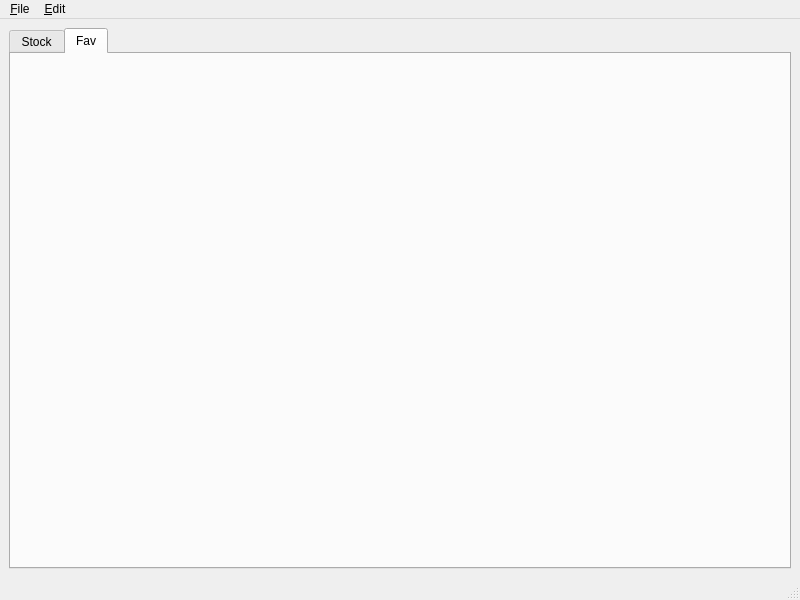
<?xml version="1.0" encoding="UTF-8"?>
<ui version="4.0">
 <class>mainWindow</class>
 <widget class="QMainWindow" name="mainWindow">
  <property name="geometry">
   <rect>
    <x>0</x>
    <y>0</y>
    <width>800</width>
    <height>600</height>
   </rect>
  </property>
  <property name="windowTitle">
   <string>MainWindow</string>
  </property>
  <widget class="QWidget" name="centralwidget">
   <layout class="QVBoxLayout" name="verticalLayout">
    <item>
     <widget class="QTabWidget" name="tabWidget">
      <property name="currentIndex">
       <number>1</number>
      </property>
      <widget class="QWidget" name="stockTab">
       <attribute name="title">
        <string>Stock</string>
       </attribute>
       <layout class="QVBoxLayout" name="verticalLayout_2">
        <property name="leftMargin">
         <number>6</number>
        </property>
        <property name="topMargin">
         <number>6</number>
        </property>
        <property name="rightMargin">
         <number>6</number>
        </property>
        <property name="bottomMargin">
         <number>6</number>
        </property>
        <item>
         <layout class="QHBoxLayout" name="horizontalLayout">
          <property name="topMargin">
           <number>0</number>
          </property>
          <item>
           <spacer name="horizontalSpacer">
            <property name="orientation">
             <enum>Qt::Horizontal</enum>
            </property>
            <property name="sizeHint" stdset="0">
             <size>
              <width>40</width>
              <height>20</height>
             </size>
            </property>
           </spacer>
          </item>
          <item>
           <widget class="QPushButton" name="stockRefreshPB">
            <property name="text">
             <string>Refresh</string>
            </property>
           </widget>
          </item>
         </layout>
        </item>
        <item>
         <widget class="StockFullTable" name="stockFullTable"/>
        </item>
       </layout>
      </widget>
      <widget class="QWidget" name="favTab">
       <attribute name="title">
        <string>Fav</string>
       </attribute>
       <layout class="QVBoxLayout" name="verticalLayout_3">
        <property name="leftMargin">
         <number>0</number>
        </property>
        <property name="topMargin">
         <number>0</number>
        </property>
        <property name="rightMargin">
         <number>0</number>
        </property>
        <property name="bottomMargin">
         <number>0</number>
        </property>
        <item>
         <widget class="FavsWidget" name="favsWidget" native="true"/>
        </item>
       </layout>
      </widget>
     </widget>
    </item>
   </layout>
  </widget>
  <widget class="QMenuBar" name="menubar">
   <property name="geometry">
    <rect>
     <x>0</x>
     <y>0</y>
     <width>800</width>
     <height>22</height>
    </rect>
   </property>
   <widget class="QMenu" name="menuFile">
    <property name="title">
     <string>&amp;File</string>
    </property>
    <addaction name="actionExit"/>
   </widget>
   <widget class="QMenu" name="menuEdit">
    <property name="title">
     <string>&amp;Edit</string>
    </property>
    <addaction name="actionUndo"/>
    <addaction name="actionRedo"/>
    <addaction name="separator"/>
    <addaction name="actionOptions"/>
   </widget>
   <addaction name="menuFile"/>
   <addaction name="menuEdit"/>
  </widget>
  <widget class="QStatusBar" name="statusbar"/>
  <action name="actionExit">
   <property name="text">
    <string>&amp;Exit</string>
   </property>
  </action>
  <action name="actionOptions">
   <property name="text">
    <string>&amp;Options</string>
   </property>
  </action>
  <action name="actionUndo">
   <property name="text">
    <string>Undo</string>
   </property>
  </action>
  <action name="actionRedo">
   <property name="text">
    <string>Redo</string>
   </property>
  </action>
 </widget>
 <customwidgets>
  <customwidget>
   <class>StockFullTable</class>
   <extends>QTableView</extends>
   <header>stockmonitor.gui.widget.stocktable</header>
  </customwidget>
  <customwidget>
   <class>FavsWidget</class>
   <extends>QWidget</extends>
   <header>stockmonitor.gui.widget.favswidget</header>
   <container>1</container>
  </customwidget>
 </customwidgets>
 <resources/>
 <connections>
  <connection>
   <sender>actionExit</sender>
   <signal>triggered()</signal>
   <receiver>mainWindow</receiver>
   <slot>closeApplication()</slot>
   <hints>
    <hint type="sourcelabel">
     <x>-1</x>
     <y>-1</y>
    </hint>
    <hint type="destinationlabel">
     <x>399</x>
     <y>299</y>
    </hint>
   </hints>
  </connection>
 </connections>
 <slots>
  <slot>closeApplication()</slot>
 </slots>
</ui>
